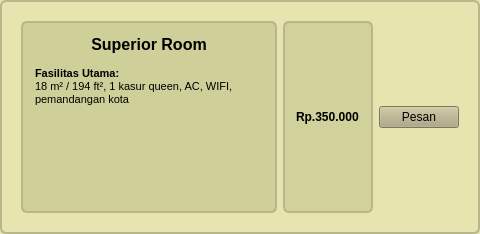
              <widget class="QFrame" name="roomFrame2">
               <property name="styleSheet">
                <string notr="true">
                QFrame { background-color: rgb(231,228,176); border: 2px solid rgb(184,182,139); border-radius: 6px; padding: 8px; }
                QLabel#roomTitle2 { font-weight: bold; font-size: 12pt; }
                QLabel#roomDesc2 { font-size: 9pt; }
              </string>
               </property>
               <layout class="QHBoxLayout" name="horizontalLayout_3">
                <item>
                 <layout class="QVBoxLayout" name="roomTextCol2"/>
                </item>
                <item>
                 <widget class="QTextEdit" name="textEdit_3">
                  <property name="styleSheet">
                   <string notr="true">background-color: rgb(207, 207, 154);</string>
                  </property>
                  <property name="html">
                   <string>&lt;!DOCTYPE HTML PUBLIC &quot;-//W3C//DTD HTML 4.0//EN&quot; &quot;http://www.w3.org/TR/REC-html40/strict.dtd&quot;&gt;
&lt;html&gt;&lt;head&gt;&lt;meta name=&quot;qrichtext&quot; content=&quot;1&quot; /&gt;&lt;meta charset=&quot;utf-8&quot; /&gt;&lt;style type=&quot;text/css&quot;&gt;
p, li { white-space: pre-wrap; }
hr { height: 1px; border-width: 0; }
li.unchecked::marker { content: &quot;\2610&quot;; }
li.checked::marker { content: &quot;\2612&quot;; }
&lt;/style&gt;&lt;/head&gt;&lt;body style=&quot; font-family:'Segoe UI'; font-size:9pt; font-weight:400; font-style:normal;&quot;&gt;
&lt;p align=&quot;center&quot; style=&quot; margin-top:0px; margin-bottom:0px; margin-left:0px; margin-right:0px; -qt-block-indent:0; text-indent:0px;&quot;&gt;&lt;span style=&quot; font-family:'MS Shell Dlg 2'; font-size:12pt; font-weight:600;&quot;&gt;Superior&lt;/span&gt;&lt;span style=&quot; font-family:'MS Shell Dlg 2'; font-size:12pt;&quot;&gt; &lt;/span&gt;&lt;span style=&quot; font-family:'MS Shell Dlg 2'; font-size:12pt; font-weight:600;&quot;&gt;Room&lt;/span&gt;&lt;/p&gt;
&lt;p style=&quot;-qt-paragraph-type:empty; margin-top:0px; margin-bottom:0px; margin-left:0px; margin-right:0px; -qt-block-indent:0; text-indent:0px; font-family:'MS Shell Dlg 2'; font-size:8pt;&quot;&gt;&lt;br /&gt;&lt;/p&gt;
&lt;p style=&quot; margin-top:0px; margin-bottom:0px; margin-left:0px; margin-right:0px; -qt-block-indent:0; text-indent:0px;&quot;&gt;&lt;span style=&quot; font-family:'MS Shell Dlg 2'; font-size:8pt; font-weight:600;&quot;&gt;Fasilitas Utama: &lt;/span&gt;&lt;/p&gt;
&lt;p style=&quot; margin-top:0px; margin-bottom:0px; margin-left:0px; margin-right:0px; -qt-block-indent:0; text-indent:0px;&quot;&gt;&lt;span style=&quot; font-family:'MS Shell Dlg 2'; font-size:8pt;&quot;&gt;18 m² / 194 ft², 1 kasur queen, AC, WIFI, pemandangan kota&lt;/span&gt;&lt;/p&gt;
&lt;p style=&quot;-qt-paragraph-type:empty; margin-top:0px; margin-bottom:0px; margin-left:0px; margin-right:0px; -qt-block-indent:0; text-indent:0px; font-family:'MS Shell Dlg 2'; font-size:8pt;&quot;&gt;&lt;br /&gt;&lt;/p&gt;&lt;/body&gt;&lt;/html&gt;</string>
                  </property>
                 </widget>
                </item>
                <item>
                 <widget class="QLabel" name="label_18">
                  <property name="font">
                   <font>
                    <bold>true</bold>
                   </font>
                  </property>
                  <property name="styleSheet">
                   <string notr="true">background-color: rgb(209, 209, 156);</string>
                  </property>
                  <property name="text">
                   <string>Rp.350.000</string>
                  </property>
                 </widget>
                </item>
                <item>
                 <widget class="QPushButton" name="btnPrice2">
                  <property name="styleSheet">
                   <string notr="true"> color: rgb(0, 0, 0); background-color: rgb(174,167,126)
 </string>
                  </property>
                  <property name="text">
                   <string>Pesan</string>
                  </property>
                 </widget>
                </item>
               </layout>
              </widget>
